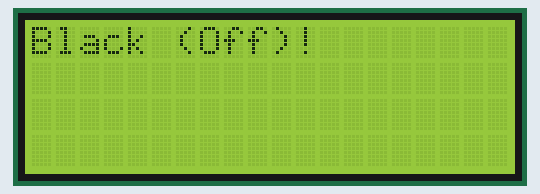
This sketch was run on a simulated Arduino Uno, built with avr-gcc and run on an emulated ATmega328P. On the bench: 20×4 character LCD.

Above: at 2.1 s.
At 6.2 s:
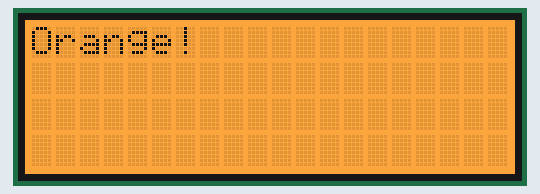
At 10.2 s:
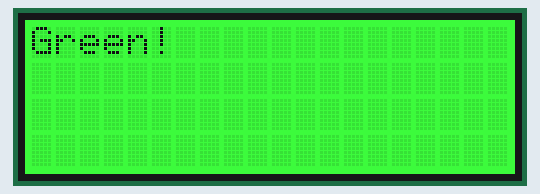
At 18.2 s:
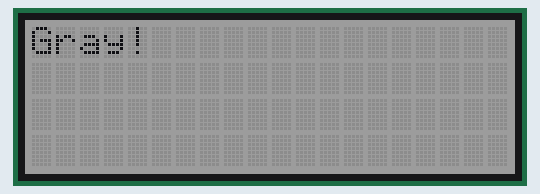
At 26.2 s:
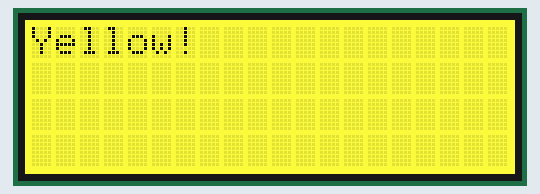
At 38.3 s:
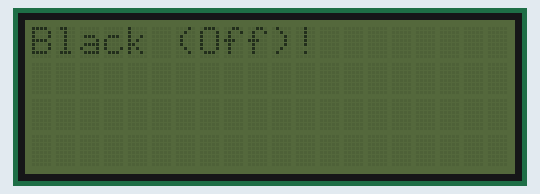

Measured:
- what the display in image 0 shows lasts 2.0 s, from 2.1 s to 4.1 s

The sketch:

LCD.ino
```cpp
#include <Wire.h>
#include <SerLCD.h>

SerLCD lcd;

void setup() {
    Wire.begin();
    lcd.begin(Wire);

    Wire.setClock(400000);

    lcd.print("Testing Set RGB");
    delay(2000);
}

void loop() {
    //Turn off backlight (black)
    lcd.setFastBacklight(0, 0, 0);
    lcd.clear();
    lcd.print("Black (Off)!");

    delay(2000);


    //Set red backlight
    lcd.setFastBacklight(255, 0, 0);
    lcd.clear();
    lcd.print("Red!");

    delay(2000);


    //Set orange backlight
    lcd.setFastBacklight(255, 140, 0);
    lcd.clear();
    lcd.print("Orange!");

    delay(2000);


    //Set yellow backlight
    lcd.setFastBacklight(255, 255, 0);
    lcd.clear();
    lcd.print("Yellow!");

    delay(2000);


    //Set green backlight
    lcd.setFastBacklight(0, 255, 0);
    lcd.clear();
    lcd.print("Green!");

    delay(2000);


    //Set blue backlight
    lcd.setFastBacklight(0, 0, 255);
    lcd.clear();
    lcd.print("Blue!");

    delay(2000);


    //Set violet backlight
    lcd.setFastBacklight(160, 32, 240);
    lcd.clear();
    lcd.print("Violet!");

    delay(2000);


    //Turn on all (white)
    lcd.setFastBacklight(255, 255, 255);
    lcd.clear();
    lcd.print("White!");
    delay(2000);


    //Set to Gray
    lcd.setFastBacklight(128, 128, 128);
    lcd.clear();
    lcd.print("Gray!");
    delay(2000);
}
```
